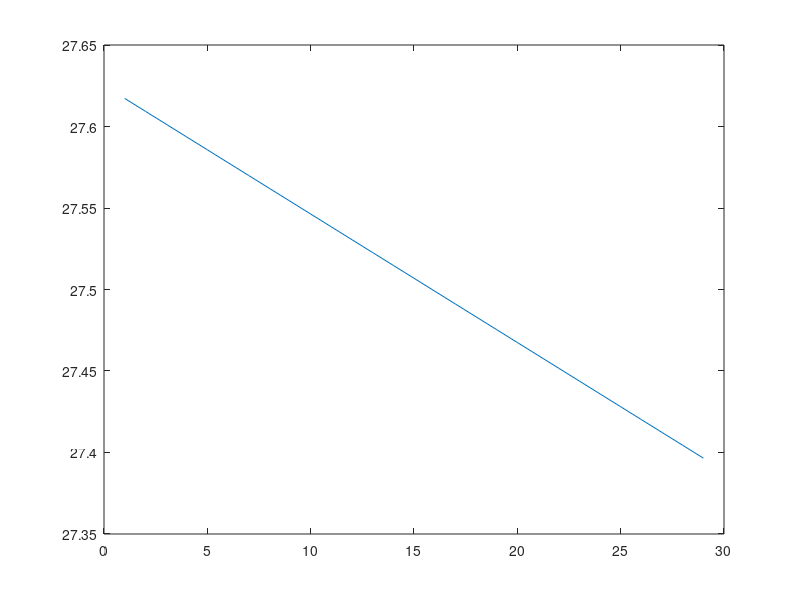

Source code (MATLAB):
%lab 7 
%Reilly Melov
T = 60:15:480;
C = [31.2,31.3,31.2,31.2,31.2,31.1,31.1,31.1,31,31,31,31,31,31,31,30.9,30.9,30.9,30.9,30.8,30.8,30.8,30.8,30.8,30.8,30.8,30.8,30.7,30.7];
C2 = [30.5,30.3,30.2,30.2,30.1,30.1,30.1,30,30,30,29.9,29.9,29.9,29.9,29.9,29.8,29.8,29.8,29.8,29.7,29.7,29.7,29.6,29.6,29.6,29.5,29.5,29.5,29.4]
C3 = [27.8,27.8,27.7,27.8,27.8,27.8,27.8,27.9,27.9,27.9,28,28,28,28,28,28,28,28,27.9,27.9,27.9,27.9,27.9,27.9,27.9,27.9,27.9,27.9,27.9]
C4 = [27.7,27.6,27.6,27.6,27.6,27.6,27.6,27.5,27.5,27.5,27.5,27.5,27.5,27.5,27.5,27.5,27.5,27.5,27.5,27.5,27.5,27.5,27.5,27.4,27.4,27.4,27.4,27.4,27.4]
% Fit = polyfit(T,C,1);
% plot(polyval(Fit,T))
% Yint = Fit(2)
% xint = -Fit(2)/Fit(1)
X = polyfit(T,C4,1);
plot(polyval(X,T));
Yint = X(2)